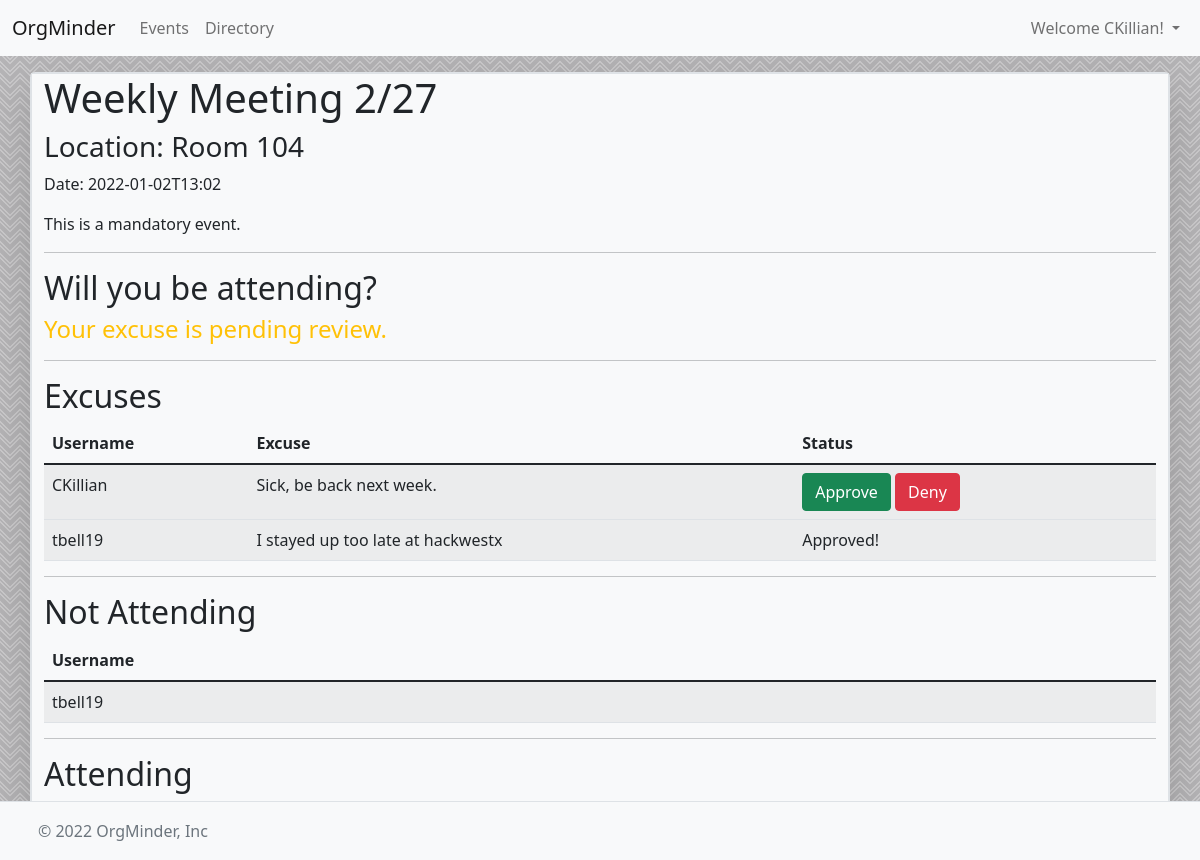
The page /event/?id=4 (signed in) on the database its author committed.
### tables this page shows
CREATE TABLE "EXCUSES" (
	"ID"	INTEGER NOT NULL,
	"USERNAME"	TEXT NOT NULL,
	"EVENTID"	INTEGER NOT NULL,
	"EXCUSETXT"	TEXT,
	"STATUS"	INTEGER NOT NULL DEFAULT 2,
	PRIMARY KEY("ID")
);

CREATE TABLE "EVENTS" (
	"ID"	INTEGER,
	"NAME"	TEXT NOT NULL,
	"DATE"	TEXT NOT NULL,
	"LOCATION"	TEXT NOT NULL,
	"MANDATORY"	INT NOT NULL,
	"ATTENDEES"	TEXT,
	"CHECKEDIN"	TEXT,
	"NOTATTENDING"	TEXT,
	PRIMARY KEY("ID")
);

### main.py (the view)
@app.route("/event/")
def event():
    if(not session.get("user_logged")):
        return redirect("/login")
    eventId = request.args.get("id")
    if eventId:
        conn = sqlite3.connect(dbName)
        cur = conn.cursor()
        cur.execute("SELECT ID, NAME, DATE, LOCATION, MANDATORY FROM EVENTS WHERE ID = (?)",(eventId,))
        eventsResp = cur.fetchone()
        eventData = {
            "id":eventsResp[0],
            "name":eventsResp[1],
            "date":eventsResp[2],
            "mandatory":eventsResp[4],
            "location":eventsResp[3]
        }
        if eventData['mandatory'] == 1:
            eventData['mandatory'] = "This is a mandatory event."
        elif eventData['mandatory'] == 0:
            eventData['mandatory'] = "This is not mandatory."
        excuses = []
        notattendings = []
        attendings = []
        if session.get("permissionLevel") > 0:
            cur.execute("SELECT ID, USERNAME, EXCUSETXT, STATUS FROM EXCUSES WHERE EVENTID = (?)",(eventId,))
            excusesResp = cur.fetchall()
            cur.execute("SELECT NOTATTENDING FROM EVENTS WHERE ID = (?)", (eventId))
            notattendingsResp = cur.fetchone()
            for excuse in excusesResp:
                print(excuse)
                excuses.append({
                    "eventId":eventId,
                    "id":excuse[0],
                    "username":excuse[1],
                    "excuseText":excuse[2],
                    "approved":excuse[3],
                })
            if(notattendingsResp[0]):
                notattendings = str(notattendingsResp[0]).split(",")
            else:
                notattendings = []
            attendings = getAttendees(eventId)
            print(attendings)
        conn.close()
        print(isAttending(username=session.get("user_logged"),eventID=eventId))
        return render_template("event.html",username=session.get("user_logged"),
        permissionLevel=session.get("permissionLevel"),
        event=eventData,
        excuses=excuses,
        isAttending=isAttending(username=session.get("user_logged"),eventID=eventId),
        excuseStatus=getExcuseStatus(session.get("user_logged"),eventId),
        notattendings=notattendings,
        attendings=attendings
        )
    else:
        return redirect("/events")

### main.py (called while the page is built)
def isAttending(username,eventID):
        conn = sqlite3.connect(dbName)
        cur = conn.cursor()
        cur.execute("SELECT ATTENDEES,NOTATTENDING FROM EVENTS WHERE ID = (?)", (eventID,))
        resp = cur.fetchone()
        if resp != None:
            attendees = str(resp[0]).split(",")
            notAttending = str(resp[1]).split(",")
            if username in attendees:
                conn.close()
                return True
            if username in notAttending:
                conn.close()
                return False
            return None
        else:
            conn.close()
            return None

def getAttendees(eventID):
        attendees = []
        conn = sqlite3.connect(dbName)
        cur = conn.cursor()
        cur.execute("SELECT ATTENDEES, CHECKEDIN FROM EVENTS WHERE ID = (?)", (eventID,))
        resp = cur.fetchone()
        if resp[0] != None:
            conn.close()
            attendeelist = str(resp[0]).split(",")
            checkedInList = str(resp[1]).split(",")
            for attendee in attendeelist:
                checkedIn = (attendee in checkedInList)
                attendees.append({
                    "username": attendee,
                    "checkedIn":checkedIn
                })
            return attendees
        else:
            conn.close()
            return []

def getExcuseStatus(username, eventID):
    conn = sqlite3.connect(dbName)
    cur = conn.cursor()
    cur.execute("SELECT STATUS FROM EXCUSES WHERE EVENTID = (?) AND USERNAME = (?)", (eventID,username))
    resp = cur.fetchone()
    if resp != None:
        conn.close()
        return resp[0]
    else:
        conn.close()
        return None

### templates/event.html (shortened to what this page needs)
{% extends 'default.html' %}
{% block body %}
<div class="container pt-3">
    <div class="row rounded-3 border shadow-lg">
        <div class="col-md-12 col bg-light border">
            <h1>{{event['name']}}</h1>
            <h3>Location: {{event['location']}}</h3>
            <p>Date: {{event['date']}}</p>
            <p>{{event['mandatory']}}</p>
            <hr>
            <h2>Will you be attending?</h2>
            {%if isAttending == true %}
                <h4 class="text-success">You have been marked as "Attending"</h4>
            {% elif isAttending == false %}
                <h4 class="text-info">You have been marked as "Not Attending"</h4>
            {% elif isAttending == none %}
                {% if excuseStatus != none %}
                    {%if excuseStatus == 0 %}
                        <h4 class="text-danger">Your excuse has been DENIED.</h4>
                    {%elif excuseStatus == 1 %}
                    <h4 class="text-success">Your excuse has been APPROVED!</h4>
                    {%elif excuseStatus == 2 %}
                    <h4 class="text-warning">Your excuse is pending review.</h4>
                    {% endif %}
                {% endif %}
            {% endif %}
            {% if permissionLevel > 0 %}
            <hr>
            <h2>Excuses</h2>
            <table class="table table-striped table-hover">
                <thead>
                    <th>Username</th>
                    <th>Excuse</th>
                    <th>Status</th>
                </thead>
                <tbody>
                    {% for excuse in excuses %}
                    <tr>
                        <td>{{excuse['username']}}</td>
                        <td>{{excuse['excuseText']}}</td>
                        <td>
                        {% if excuse['approved'] == 1 %}
                            Approved!
                        {% elif excuse['approved'] == 0 %}
                            Denied.
                        {% elif excuse['approved'] == 2 %}
                            <a href="/approveExcuse?id={{excuse['id']}}" role="button" class="btn btn-success">Approve</a>
                            <a href="/denyExcuse?id={{excuse['id']}}" role="button" class="btn btn-danger">Deny</a>
                        {% endif %}
                        </td>
                    <tr>
                    {% endfor %}
                </tbody>
            </table>
            <hr>
            <h2>Not Attending</h2>
            <table class="table table-striped table-hover">
                <thead>
                    <th>Username</th>
                </thead>
                <tbody>
                    {% for notAttending in notattendings %}
                    <tr>
                        <td>{{notAttending}}</td>
                    {% endfor %}
                </tbody>
            </table>
            <hr>
            <h2>Attending</h2>
            <table class="table table-striped table-hover">
                <thead>
                    <th>Username</th>
                </thead>
            </table>
            {% endif %}
        </div>
    </div>
</div>
{% endblock %}

### templates/default.html (shortened to what this page needs)
<!DOCTYPE html>
<html lang="en">
<head>
    <link href="https://cdn.jsdelivr.net/npm/bootstrap@5.1.3/dist/css/bootstrap.min.css" rel="stylesheet">
    <link rel="stylesheet" href="/static/css/style.css">
</head>
<body>
    {% if username %}
    <nav class="navbar navbar-expand-lg navbar-light bg-light">
        <div class="container-fluid">
            <a class="navbar-brand" href="./">OrgMinder</a>
            <div class="collapse navbar-collapse" id="navbarNavDropdown">
            <ul class="navbar-nav">
                <li class="nav-item">
                    <a class="nav-link" href="/events">Events</a>
                </li>
                <li class="nav-item">
                    <a class="nav-link" href="/directory">Directory</a>
                </li>
            </ul>
            </div>
            <div class="d-flex">
                <ul class="navbar-nav">
                    <li class="nav-item dropdown">
                        <a class="nav-link dropdown-toggle" href="#" id="navbarDropdownMenuLink" role="button" data-bs-toggle="dropdown" aria-expanded="false">
                            Welcome {{username}}!
                        </a>
                    </li>
                </ul>
            </div>
        </div>
    </nav>
    {% endif %}
    {% block body %}
    {% endblock %}
    <footer class="d-flex flex-wrap justify-content-between align-items-center py-3 border-top bg-light fixed-bottom">
        <div class="col-md-4 d-flex align-items-center">
          <a href="/" class="mb-3 me-2 mb-md-0 text-muted text-decoration-none lh-1">
            <svg class="bi" width="30" height="24"><use xlink:href="#bootstrap"></use></svg>
          </a>
          <span class="text-muted">© 2022 OrgMinder, Inc</span>
        </div>
        <ul class="nav col-md-4 justify-content-end list-unstyled d-flex">
          <li class="ms-3"><a class="text-muted" href="#"><svg class="bi" width="24" height="24"><use xlink:href="#twitter"></use></svg></a></li>
          <li class="ms-3"><a class="text-muted" href="#"><svg class="bi" width="24" height="24"><use xlink:href="#instagram"></use></svg></a></li>
          <li class="ms-3"><a class="text-muted" href="#"><svg class="bi" width="24" height="24"><use xlink:href="#facebook"></use></svg></a></li>
        </ul>
      </footer>
</body>
</html>

### static/css/style.css (style rules this page uses)
body { background-color: #b5b4b6; }

### rows shown on the page
EXCUSES: USERNAME "CKillian", username "CKillian", excuseText "Sick, be back next week."
EVENTS: name "Weekly Meeting 2/27", location "Room 104", date "2022-01-02T13:02", NOTATTENDING "tbell19"
EXCUSES: username "tbell19", excuseText "I stayed up too late at hackwestx", shows "Approved!"

### other values the page prints
{{ event['mandatory'] }} "This is a mandatory event."
